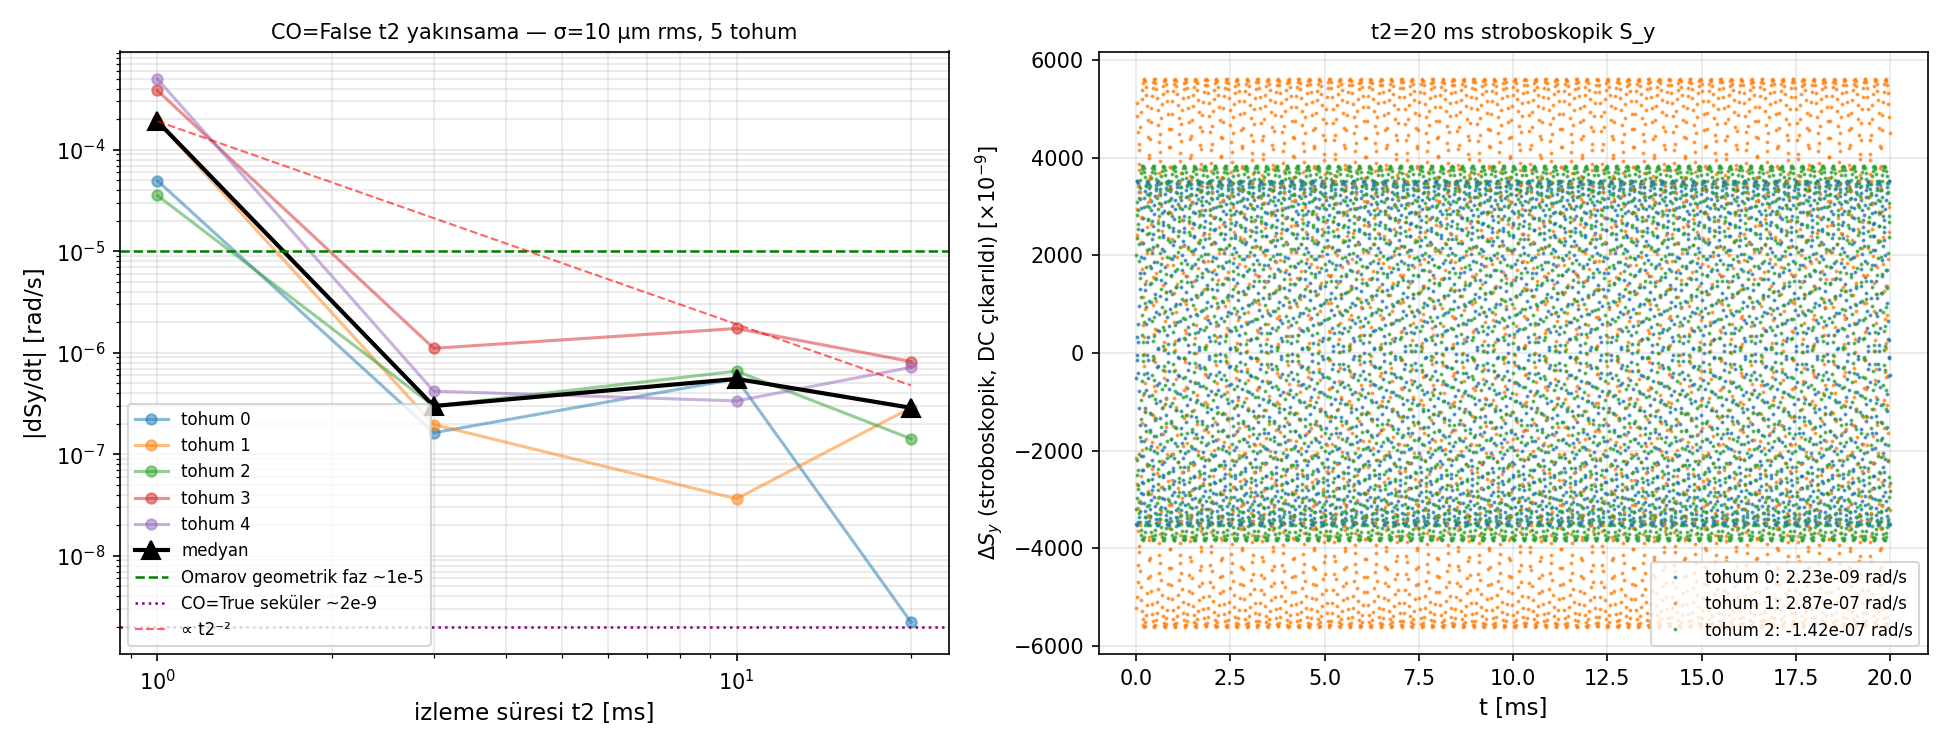

Write Python code to recreate this figure.
#!/usr/bin/env python3
"""test_t2_convergence.py — CO=False t2 yakınsama testi.

SORU:
  CO=False modunda rastgele 10 μm rms hizalama hatası için dSy/dt eğimi
  t2 arttıkça nereye yakınsar?
    (a) ~1e-5 rad/s  → Omarov'un geometrik faz (ikinci mertebe, σ²)
    (b) ~1e-9 rad/s  → CO=True seküler (birinci mertebe sıfırlanır)
    (c) Başka bir değer

YÖNTEM:
  N_SEEDS tohum × 4 t2 değeri = 20 paralel koşum
  t2 ∈ {1, 3, 10, 20} ms, σ=10 μm rms, CO=False, rastgele desen
  Stroboskopik ölçüm (tur-başına S_y örneklemesi)

ÇIKTI: test_t2_convergence.json, test_t2_convergence.png, konsol tablosu
"""

import json
import os
import sys
import time

import matplotlib
matplotlib.use("Agg")
import matplotlib.pyplot as plt
import multiprocessing as mp
import numpy as np

BASE = os.path.dirname(os.path.abspath(__file__))
os.chdir(BASE)
sys.path.insert(0, BASE)

from false_edm_mode_scan import setup_fields

C_LIGHT = 299792458.0

N_SEEDS   = 5
SIGMA_M   = 1e-5        # 10 μm rms
T2_LIST   = [1e-3, 3e-3, 10e-3, 20e-3]   # [s]
RET_STEP  = 5000
DT        = 1e-11
DO_CO     = False


def _run_one_random(task):
    """Rastgele quad_dy deseni için tek simülasyon (multiprocessing worker).

    task = (seed, sigma_m, t2, return_steps, dt, do_co)
    """
    seed, sigma_m, t2, return_steps, dt, do_co = task
    import os, json, time
    import numpy as np
    from integrator import integrate_particle
    os.chdir(os.path.dirname(os.path.abspath(__file__)))

    with open("params.json") as fh:
        config = json.load(fh)
    fields, y0, beta0, R0, p_mag, direction = setup_fields(config)
    n_q = 2 * int(fields.nFODO)

    # Rastgele misalignment deseni
    rng = np.random.default_rng(seed)
    quad_dy = rng.normal(0.0, sigma_m, n_q)

    circ  = (2 * np.pi * R0
             + 4 * fields.nFODO * fields.driftLen
             + 2 * fields.nFODO * fields.quadLen)
    T_rev = circ / (beta0 * C_LIGHT)

    t_start = time.time()

    # CO=False: eksenden fırlat (betatron salınımı var)
    y_launch = y0

    # Stroboskopik ölçüm: tur-başına S_y örneklemesi
    fields.poincare_quad_index = 0.0
    hist, poin, poin_t = integrate_particle(
        y_launch, 0.0, t2, dt, fields=fields,
        return_steps=return_steps, quad_dy=quad_dy)

    slope = float("nan")
    slope_err = float("nan")
    n_poin = 0
    if poin is not None and len(poin) > 5:
        ts = np.asarray(poin_t, float)
        ss = np.asarray(poin[:, 7], float)
        n_poin = len(ts)
        slope = float(np.polyfit(ts, ss, 1)[0])
        # Yakınsama hatası: dt=2 koşumla Richardson farkı
        _, poin2, poin2_t = integrate_particle(
            y_launch, 0.0, t2, 2 * dt, fields=fields,
            return_steps=return_steps, quad_dy=quad_dy)
        if poin2 is not None and len(poin2) > 5:
            slope2 = float(np.polyfit(
                np.asarray(poin2_t, float),
                np.asarray(poin2[:, 7], float), 1)[0])
            slope_err = abs(slope - slope2)

    n_turns = t2 / T_rev
    elapsed = time.time() - t_start
    return {
        "seed": seed,
        "sigma_um": sigma_m * 1e6,
        "t2": t2,
        "n_turns": n_turns,
        "n_poin": n_poin,
        "dSy_dt": slope,
        "dSy_dt_err": slope_err,
        "runtime_s": elapsed,
        # S_y zaman serisi (stroboskopik) — görselleştirme için
        "sy_strobe": (poin[:, 7].tolist() if poin is not None and len(poin) > 5
                      else []),
        "t_strobe": (poin_t if isinstance(poin_t, list)
                     else poin_t.tolist() if poin_t is not None else []),
    }


def main():
    t_wall = time.time()
    ctx = mp.get_context("spawn")

    tasks = []
    meta  = []
    for seed in range(N_SEEDS):
        for t2 in T2_LIST:
            tasks.append((seed, SIGMA_M, t2, RET_STEP, DT, DO_CO))
            meta.append((seed, t2))

    print("=" * 72)
    print(f"  T2 YAKINSAMA TESTİ — CO=False, σ={SIGMA_M*1e6:.0f} μm rms")
    print(f"  {N_SEEDS} tohum × {len(T2_LIST)} t2 değeri = {len(tasks)} koşum")
    print(f"  t2 ∈ {[t*1e3 for t in T2_LIST]} ms")
    print("=" * 72)

    nw = min(mp.cpu_count(), len(tasks))
    with ctx.Pool(processes=nw) as pool:
        results = pool.map(_run_one_random, tasks)

    # ── Konsol tablosu ──────────────────────────────────────────────────────
    print(f"\n{'tohum':>6} {'t2[ms]':>7} {'tur':>6} "
          f"{'dSy/dt[rad/s]':>15} {'hata':>12} {'süre[s]':>8}")
    print("-" * 62)
    for r in results:
        print(f"{r['seed']:>6} {r['t2']*1e3:>7.1f} {r['n_turns']:>6.0f} "
              f"{r['dSy_dt']:>15.3e} {r['dSy_dt_err']:>12.2e} "
              f"{r['runtime_s']:>8.1f}")

    # ── İstatistik özeti (her t2 için) ──────────────────────────────────────
    print(f"\n{'─'*72}")
    print(f"{'t2[ms]':>7} {'tur':>6} {'medyan|f|':>12} {'min|f|':>12} "
          f"{'maks|f|':>12} {'std':>12}")
    print("-" * 68)
    t2_vals = sorted(set(r["t2"] for r in results))
    summary_rows = []
    for t2 in t2_vals:
        grp = [r for r in results if r["t2"] == t2]
        f_abs = np.array([abs(r["dSy_dt"]) for r in grp])
        med = float(np.median(f_abs))
        mn  = float(f_abs.min())
        mx  = float(f_abs.max())
        std = float(f_abs.std())
        n_turns = grp[0]["n_turns"]
        print(f"{t2*1e3:>7.1f} {n_turns:>6.0f} {med:>12.3e} {mn:>12.3e} "
              f"{mx:>12.3e} {std:>12.3e}")
        summary_rows.append({"t2_ms": t2*1e3, "n_turns": n_turns,
                              "median": med, "min": mn, "max": mx, "std": std})

    # Yakınsama yorumu
    medians = [r["median"] for r in summary_rows]
    ratio_1_20 = medians[0] / max(medians[-1], 1e-30)
    print(f"\nYAKINSAMA: t2=1ms / t2=20ms oranı = {ratio_1_20:.1f}×")
    if medians[-1] < 1e-7:
        print("  → 20 ms'de 1e-7'nin altında: Omarov'un 1e-5 tabanına ulaşılamadı.")
        print("    Kaynakları: betatron sızması tamamen kaybolmamış VEYA")
        print("    gerçek seküler sinyal CO=True seviyesine yakınsıyor.")
    elif medians[-1] < 5e-5:
        print("  → ~1e-5 band'ında: Omarov'un geometrik faz bölgesiyle uyumlu.")
    else:
        print("  → Hâlâ yüksek; daha uzun t2 gerekiyor olabilir.")

    # ── Kayıt ───────────────────────────────────────────────────────────────
    out = {
        "_aciklama": "CO=False t2 yakınsama testi, σ=10 μm rms rastgele desen",
        "sigma_um": SIGMA_M * 1e6,
        "N_SEEDS": N_SEEDS,
        "t2_list_ms": [t*1e3 for t in T2_LIST],
        "DO_CO": DO_CO,
        "ozet": summary_rows,
        "satirlar": [{k: v for k, v in r.items()
                      if k not in ("sy_strobe", "t_strobe")}
                     for r in results],
    }
    with open("test_t2_convergence.json", "w") as fh:
        json.dump(out, fh, indent=2, ensure_ascii=False)
    print("\nKaydedildi: test_t2_convergence.json")

    # ── Figür ───────────────────────────────────────────────────────────────
    fig, axes = plt.subplots(1, 2, figsize=(13, 5))

    ax = axes[0]
    t2_arr = np.array([r["t2"] for r in results]) * 1e3
    f_abs  = np.array([abs(r["dSy_dt"]) for r in results])
    # Her tohum için çizgi
    for seed in range(N_SEEDS):
        mask = [r["seed"] == seed for r in results]
        t2_s = np.array([r["t2"] for r, m in zip(results, mask) if m]) * 1e3
        f_s  = np.array([abs(r["dSy_dt"]) for r, m in zip(results, mask) if m])
        idx  = np.argsort(t2_s)
        ax.plot(t2_s[idx], f_s[idx], "o-", alpha=0.5, ms=5,
                label=f"tohum {seed}")

    # Medyan
    t2_med = np.array([r["t2_ms"] for r in summary_rows])
    f_med  = np.array([r["median"] for r in summary_rows])
    ax.plot(t2_med, f_med, "k^-", ms=9, lw=2, label="medyan")

    # Referans çizgileri
    ax.axhline(1e-5, color="green", ls="--", lw=1.2,
               label="Omarov geometrik faz ~1e-5")
    ax.axhline(2e-9, color="purple", ls=":", lw=1.2,
               label="CO=True seküler ~2e-9")

    # t2^{-2} ölçek kılavuzu: 1 ms noktasına sabitle
    if not np.isnan(f_med[0]) and f_med[0] > 0:
        t2_guide = np.logspace(np.log10(t2_med[0]), np.log10(t2_med[-1]), 50)
        guide = f_med[0] * (t2_guide / t2_med[0])**(-2)
        ax.plot(t2_guide, guide, "r--", lw=1, alpha=0.6, label="∝ t2⁻²")

    ax.set_xscale("log"); ax.set_yscale("log")
    ax.set_xlabel("izleme süresi t2 [ms]", fontsize=11)
    ax.set_ylabel("|dSy/dt| [rad/s]", fontsize=11)
    ax.set_title(f"CO=False t2 yakınsama — σ={SIGMA_M*1e6:.0f} μm rms, "
                 f"{N_SEEDS} tohum", fontsize=10)
    ax.legend(fontsize=8, loc="lower left")
    ax.grid(alpha=0.3, which="both")

    # Sağ panel: en uzun t2 (20 ms) için stroboskopik S_y serisi örneği
    ax2 = axes[1]
    long_t2 = max(T2_LIST)
    for seed in range(min(N_SEEDS, 3)):
        r = next((r for r in results
                  if r["seed"] == seed and abs(r["t2"] - long_t2) < 1e-6), None)
        if r is None or not r["sy_strobe"]:
            continue
        ts = np.array(r["t_strobe"]) * 1e3
        ss = np.array(r["sy_strobe"])
        fit = np.polyfit(ts / 1e3, ss, 1)
        ax2.plot(ts, (ss - fit[1]) * 1e9, ".", ms=1.8, alpha=0.7,
                 label=f"tohum {seed}: {r['dSy_dt']:.2e} rad/s")
    ax2.set_xlabel("t [ms]", fontsize=11)
    ax2.set_ylabel(r"$\Delta S_y$ (stroboskopik, DC çıkarıldı) [$\times 10^{-9}$]",
                   fontsize=10)
    ax2.set_title(f"t2={long_t2*1e3:.0f} ms stroboskopik S_y", fontsize=10)
    ax2.legend(fontsize=8)
    ax2.grid(alpha=0.3)

    plt.tight_layout()
    plt.savefig("test_t2_convergence.png", dpi=150)
    print("Figür: test_t2_convergence.png")
    print(f"Toplam süre: {(time.time()-t_wall)/60:.1f} dk")


if __name__ == "__main__":
    main()
